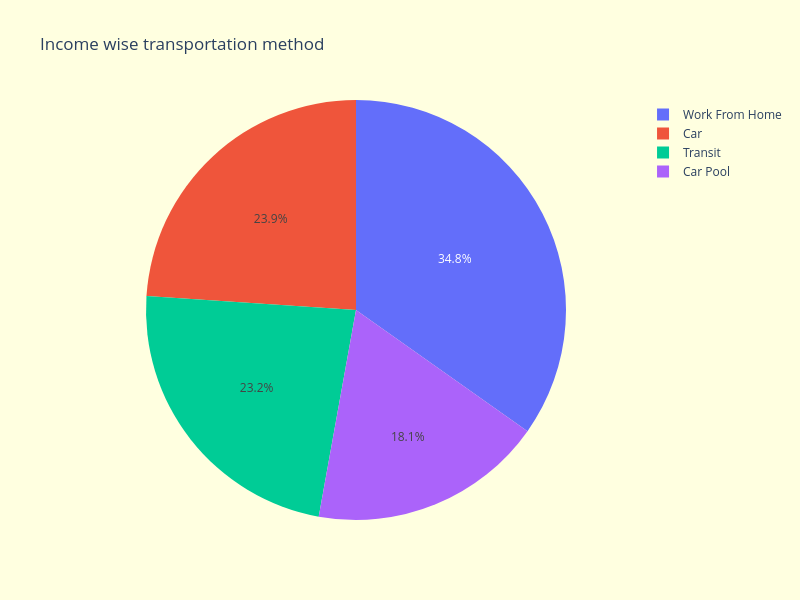

Notebook code cell kept with this figure:
### Code cell
# Graph 4:
#Categories
trans_modes=["Car","Car Pool","Transit","Work From Home"]
#Values for 5 groups
salary=[48372,36479,46903,70280] #Take a median salary for pie chart
fig=px.pie(data,values=salary,names=trans_modes,title='Income wise transportation method')
fig.update_layout(autosize=False,width=800,height=600,paper_bgcolor="lightyellow")
fig.show()

### Figure 1 — Plotly figure (JSON) as saved in the notebook; plotly's stock layout.template omitted (floating-point values rounded to 4 significant figures)
{"data": [{"domain": {"x": [0, 1], "y": [0, 1]}, "hovertemplate": "label=%{label}<br>value=%{value}<extra></extra>", "labels": ["Car", "Car Pool", "Transit", "Work From Home"], "legendgroup": "", "name": "", "showlegend": true, "type": "pie", "values": [48372, 36479, 46903, 70280]}], "layout": {"autosize": false, "height": 600, "legend": {"tracegroupgap": 0}, "paper_bgcolor": "lightyellow", "title": {"text": "Income wise transportation method"}, "width": 800}}
